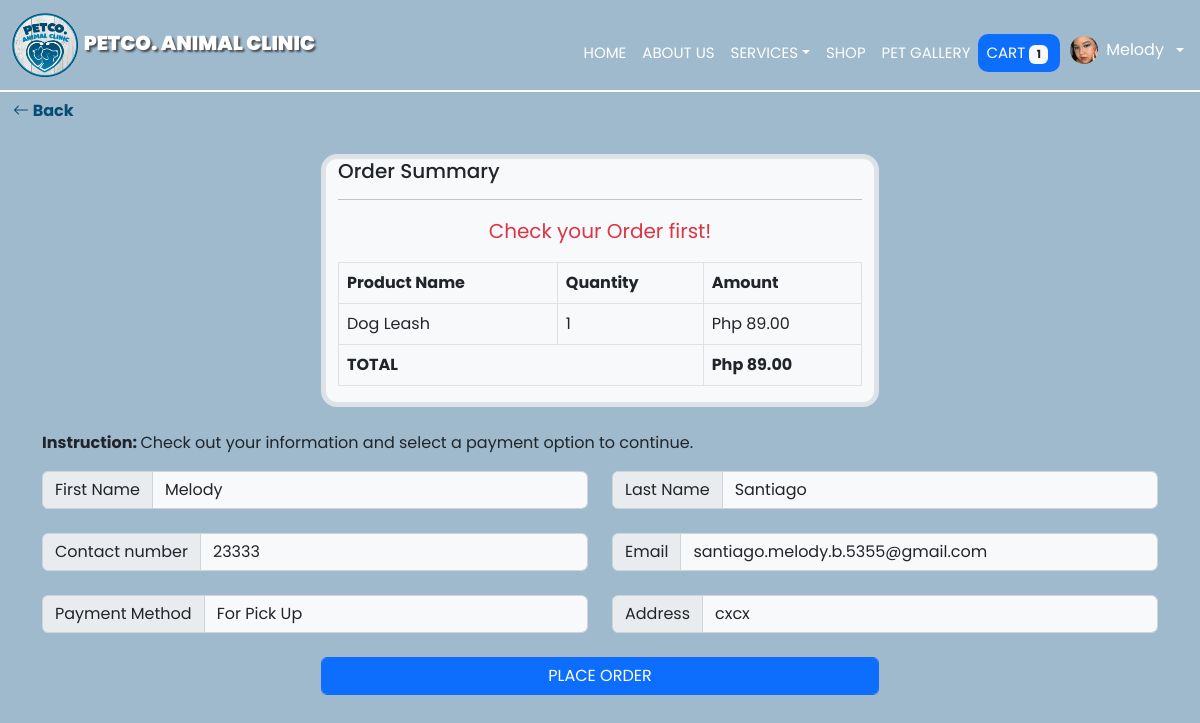
/checkout.php (signed in), run on the app's committed database.
### tables this page shows
CREATE TABLE `usertable` (
  `id` int(11) NOT NULL,
  `first_name` varchar(255) NOT NULL,
  `middle_name` varchar(255) NOT NULL,
  `last_name` varchar(255) NOT NULL,
  `suffix` varchar(10) NOT NULL,
  `position` varchar(255) NOT NULL,
  `address` varchar(255) NOT NULL,
  `email` varchar(255) NOT NULL,
  `password` varchar(255) NOT NULL,
  `code` mediumint(50) NOT NULL,
  `status` text NOT NULL,
  `contact` varchar(100) NOT NULL,
  `image_dir` varchar(255) NOT NULL,
  `image_filename` varchar(255) NOT NULL,
  `user_level` varchar(255) NOT NULL,
  `archive` varchar(255) NOT NULL
);

CREATE TABLE `cart` (
  `Cart_id` int(255) NOT NULL,
  `Cart_user_id` int(100) NOT NULL,
  `product_id` varchar(255) NOT NULL,
  `Cart_name` varchar(255) NOT NULL,
  `Cart_price` varchar(255) NOT NULL,
  `Cart_image` varchar(255) NOT NULL,
  `Cart_quantity` int(255) NOT NULL
);

### checkout.php (the view, shortened to what this page needs)
<?php require_once "controllerUserData.php";
     require('php/connection.php');
    $user_id = $_SESSION['user_id'];
?>
<?php
    $sqlInfo = mysqli_query($con, "SELECT * FROM usertable WHERE id = '$user_id'");
?>
<!DOCTYPE html>
<html lang="en">
<head>
    <link href="https://cdn.jsdelivr.net/npm/bootstrap@5.2.0-beta1/dist/css/bootstrap.min.css" rel="stylesheet"
>
    <link rel="stylesheet" type="text/css" href="css/styles.css">
    <link rel="stylesheet" href="https://cdn.jsdelivr.net/npm/bootstrap-icons@1.3.0/font/bootstrap-icons.css">
</head>
<body>
    <nav class="navbar navbar-expand-lg">
        <div class="container-fluid">
            <a class="navbar-brand" href="#">
                <img src="asset/logopet.png" alt="Logo" style="width:22%; height:8vh" />
                <span style="text-shadow: 2px 2px 2px  rgba(49, 44, 44, 0.767);" class="text-white"><b>PETCO. ANIMAL
                        CLINIC</b></span>
            </a>
        </div>
        <div class="collapse navbar-collapse me-3" id="navbarScroll">
            <ul class="navbar-nav me-auto my-0 my-lg-0 " style="--bs-scroll-height: 100px;">
                <div class="text-nowrap">
                    <li class="nav-item">
                        <a class="nav-link  text-white mt-3" aria-current="page" href="home.php">HOME</a>
                    </li>
                </div>
                <div class="text-nowrap">
                    <li class="nav-item">
                        <a class="nav-link text-white mt-3" href="#about">ABOUT US</a>
                    </li>
                </div>
                <div class="text-nowrap">
                    <li class="nav-item">
                        <div class="dropdown">
                            <a class="nav-link text-white dropdown-toggle mt-3" href="#" id="dropdownMenuLink"
                                data-bs-toggle="dropdown" aria-expanded="false">SERVICES</a>
                        </div>
                    </li>
                </div>
                <div class="text-nowrap">
                    <li class="nav-item">
                        <a class="nav-link text-white mt-3 " href="product.php">SHOP</a>
                    </li>
                </div>
                <?php
                    $select_rows = mysqli_query($con,"SELECT * FROM `cart` WHERE Cart_user_id = '$user_id'") or die ('query failed');
                    $row_count = mysqli_num_rows($select_rows);
                  ?>
                <div class="text-nowrap">
                    <li class="nav-item mt-3">
                        <a class="nav-link text-white" href="#imagesec">PET GALLERY</a>
                    </li>
                </div>
                <div class="text-nowrap">
                    <li class="nav-item">
                        <a class="nav-link text-white mt-3 bg-primary" href="cart.php">CART<span
                                class="badge badge-light mx-1 bg-light text-dark"><?php echo $row_count ?></span></a>
                    </li>
                </div>
                        <?php
                            $select_user = mysqli_query($con, "SELECT * FROM usertable WHERE id = '$user_id'");
                            if(mysqli_num_rows($select_user) > 0){
                            $fetch_user = mysqli_fetch_assoc($select_user);
                            };
                        ?>
                <div class="dropdown mb-2 mt-sm-auto ms-auto ms-sm-0 flex-shrink-1 ">
                    <a href="#" class="d-flex align-items-center text-white text-decoration-none dropdown-toggle"
                        id="dropdownUser1" data-bs-toggle="dropdown" aria-expanded="false">
                        <img src="asset/profiles/<?php echo $fetch_user['image_filename']?>" alt="user"
                            style=" margin-left: 10px" width="28" height="28" class="rounded-circle">
                        <span class="d-none d-sm-inline mx-2"><?php echo $fetch_user['first_name']?></span>
                    </a>
                </div>
            </ul>
        </div>
    </nav>
    <div class="float-left col-2">
        <a href="cart.php" class=" btn "><span class="text fw-bold" style="color:#034D73"><i
                    class="bi bi-arrow-left"> </i>Back</span></a>
    </div>
    <div class="container mt-4">
        <div class="container bg-light w-50 mb-4 rounded-4 border border-5">
            <table class="table table-bordered">
                <thead>
                    <tr>
                        <th>Product Name</th>
                        <th>Quantity</th>
                        <th>Amount</th>
                    </tr>
                </thead>
                <tbody>
                    <?php while($rowInfo = mysqli_fetch_array($sqlInfo)){ ?>
                    <form action="" method="post">
                        <h5 class="color-blue">Order Summary
                            <hr>
                        </h5>
                        <p class="fs-5 mt-3 text-danger text-center">Check your Order first!</p>
                        <?php
                        $select_cart = mysqli_query($con, "SELECT * FROM `cart` WHERE Cart_user_id = '$user_id' ");
                        $total = 0;
                        $grand_total= 0;
                            if(mysqli_num_rows($select_cart)>0):
                            while($fetch_cart = mysqli_fetch_assoc($select_cart)):
                            $total_price =$fetch_cart['Cart_price'] * $fetch_cart['Cart_quantity'] ;
                            $grand_total = $total += $total_price;
                        ?>
                        <tr>
                            <td><?php echo $fetch_cart['Cart_name'] ?></td>
                            <td><?php echo $fetch_cart['Cart_quantity'] ?></td>
                            <td>Php <?php echo number_format($fetch_cart['Cart_price'],2) ?></td>
                        </tr>
                        <?php endwhile; ?>
                        <tr>
                            <th colspan="2" class="text-right">TOTAL</th>
                            <th>Php <?php echo number_format($grand_total,2) ?></th>
                        </tr>
                        <?php endif; ?>
        </div>
    </div>
    <p><strong>Instruction: </strong>Check out your information and select a payment option to continue.</p>
    <div class="row">
        <div class="col-6 mb-2">
            <div class="input-group mb-3">
                <span class="input-group-text" id="basic-addon1">First Name</span>
                <input type="text" class="form-control bg-light" name="fname" value="<?=  $rowInfo['first_name']?>"
                    readonly required>
            </div>
        </div>
        <div class="col-6 mb-2">
            <div class="input-group mb-3">
                <span class="input-group-text" id="basic-addon1">Last Name</span>
                <input type="text" class="form-control bg-light" name="lname" value="<?=  $rowInfo['last_name']?>"
                    readonly required>
            </div>
        </div>
    </div>
    <div class="row">
        <div class="col-6 mb-2">
            <div class="input-group mb-3">
                <span class="input-group-text" id="basic-addon1">Contact number</span>
                <input type="number" class="form-control bg-light" name="contact" value="<?=  $rowInfo['contact']?>"
                    readonly>
            </div>
        </div>
        <div class="col-6 mb-2">
            <div class="input-group mb-3">
                <span class="input-group-text" id="basic-addon1">Email</span>
                <input type="email" class="form-control bg-light" name="email" value="<?=  $rowInfo['email']?>" readonly
                    required>
            </div>
        </div>
    </div>
    <div class="row">
        <div class="col-6 mb-2">
            <div class="input-group mb-3">
                <span class="input-group-text " id="basic-addon1">Payment Method</span>
                <input type="text" class="form-control bg-light" name="paymentmethod" value="For Pick Up" readonly
                    required>
            </div>
        </div>
        <div class="col-6 mb-2">
            <div class="input-group mb-3">
                <span class="input-group-text" id="basic-addon1">Address</span>
                <input type="text" class="form-control bg-light" name="address" value="<?= $rowInfo['address'];?>"
                    required >
            </div>
        </div>
        <div class=" text-center">
            <button class="form-control btn btn-primary mb-5 w-50 " name="submit_order">PLACE ORDER</button>
        </div>
        <?php }?>
    </div>
</body>
</html>

### css/styles.css (style rules this page uses)
* { font-family: 'Poppins', sans-serif; }
body { background: #9FBACD; }
.navbar { background: #9FBACD; border-bottom: 2px solid white; }
.navbar-brand { font-family: 'Gothic A1', sans-serif; font-size: 20px; font-weight: bold; }
.nav-item { font-family: 'Gothic A1', sans-serif; font-size: 15px; }
.nav-link { border-radius: 10px; }
* { padding: 0; margin: 0; }
.text { color: white; }

### data on the page
usertable: image_filename (picture), first_name "Melody", grand_total "89.00", fname "Melody", lname "Santiago", contact "23333", email "santiago.melody.b.5355@gmail.com", address "cxcx"
cart: Cart_name "Dog Leash", Cart_quantity "1", Cart_price "89.00"

### other printed values
$row_count "1"
